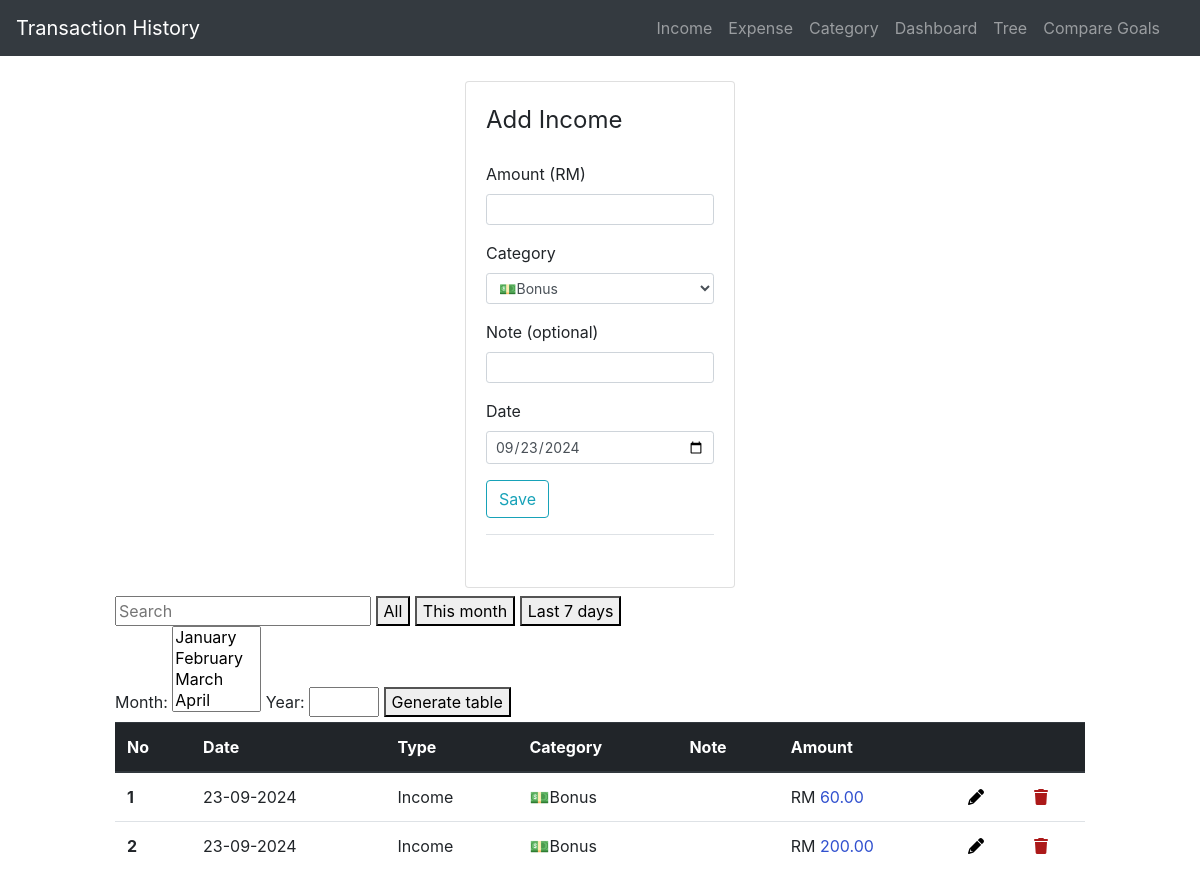
Before: /addincome with the older database file.
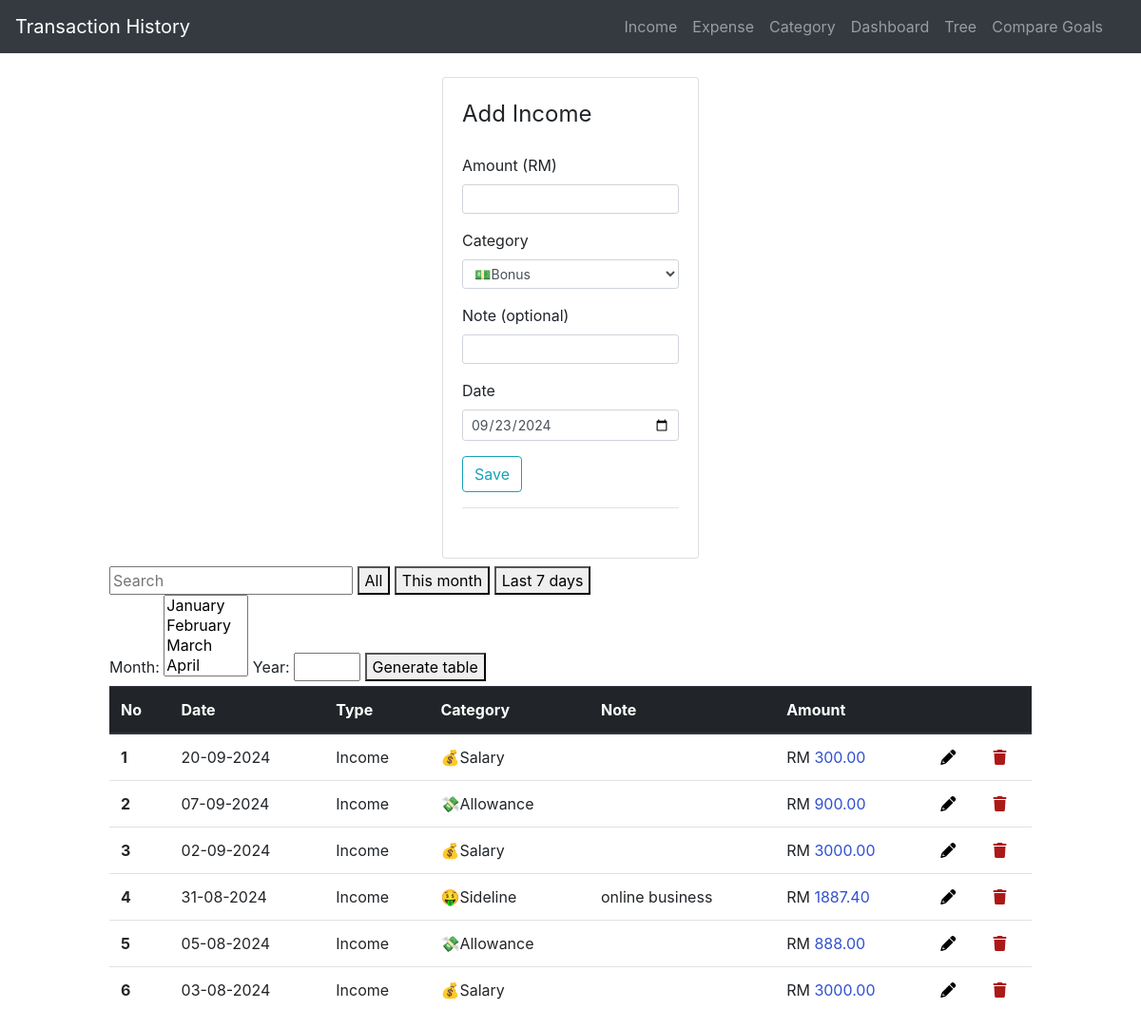
After: the same page with the newer database file.
### application/models.py (models this page shows, shortened)
class add_incomes(db.Model):
    id = db.Column(db.Integer, primary_key=True)
    amount = db.Column(db.Double, nullable=False)
    category = db.Column(db.String(30),nullable=False)
    date = db.Column(db.DateTime, nullable=False)
    type = db.Column(db.String(10), nullable=False, default= 'Income')
    nota = db.Column(db.String(15))

### application/routes.py (the view, shortened to what this page needs)
@app.route('/addincome', methods = ["POST", "GET"])
def add_income():
    form = IncomeForm()
    categories = db.session.query(category.category).filter(category.type == 'Income').all()
    form.category.choices = [(c.category, c.category) for c in categories]
    incomes = add_incomes.query.order_by(add_incomes.date.desc()).all()
    return render_template('add_income.html', title="Add income", form=form, incomes=incomes)

### application/form.py
class IncomeForm(FlaskForm):
    amount = DecimalField('Amount (RM)', validators = [DataRequired(), NumberRange(min=0.01)])
    category = SelectField ('Category', choices=[], validators=[DataRequired()])
    date = DateField('Date', format='%Y-%m-%d',default=date.today,  validators = [DataRequired()])
    nota = StringField('Note (optional)',validators = [Optional()])
    submit = SubmitField('Save')

### application/templates/add_income.html (shortened to what the changed rows need)
{% extends 'layout.html' %}
{% block content %}
<head>
    <link rel="stylesheet" href="https://cdnjs.cloudflare.com/ajax/libs/font-awesome/6.0.0-beta3/css/all.min.css">
</head>
</head>
    <div class="col-sm-10 ml-auto mr-auto ">
        <section class="section">
            <table class="table">
                <thead class="thead-dark">
                    <tr>
                        <th scope="col">No</th>
                        <th scope="col">Date</th>
                        <th scope="col">Type</th>
                        <th scope="col">Category</th>
                        <th scope="col">Note</th>
                        <th scope="col">Amount</th>
                        <th scope="col"></th>
                        <th scope="col"></th>
                    </tr>
                </thead>
                <tbody id="results">
                    {% for entry in incomes %}
                            <tr>
                                <th scope="row">{{loop.index}}</th>
                                <td>{{entry.date.strftime("%d-%m-%Y")}}</td>
                                <td>{{entry.type}}</td>
                                <td>{{entry.category }}</td>
                                <td>{{entry.nota }}</td>
                                <td class="amount-field">RM <span style="color: rgb(49, 81, 207);">{{ "{:.2f}".format(entry.amount) }}</span></td>
                                <td><a href="{{ url_for('get_record', entry_id=entry.id, entry_type = entry.type, entry_amount = entry.amount, entry_date = entry.date.strftime('%Y-%m-%d %H:%M:%S'), next=url_for('add_income')) }}"   class="edit" title="Edit" data-toggle="tooltip" id="1"><i class="fa fa-pencil" style="color: rgb(0, 0, 0);"></i></a></td>
                                <td><a href="{{ url_for('delete', entry_id = entry.id, entry_type = entry.type, entry_amount = entry.amount, entry_date = entry.date.strftime('%Y-%m-%d %H:%M:%S'), next=url_for('add_income')) }}" class="delete" title="Delete" data-toggle="tooltip" id="1"><i class="fa-solid fa-trash" style="color: rgb(172, 25, 25);"></i></a></td>
                            </tr>
                    {% endfor %}
                </tbody>
            </table>
        </section>
    </div>
    {% endblock %}

Changed rows visible on the page:
removed add_incomes: date "23-09-2024", type "Income", category "💵Bonus", amount "60.00"
removed add_incomes: date "23-09-2024", type "Income", category "💵Bonus", amount "200.00"
added add_incomes: date "20-09-2024", type "Income", category "💰Salary", amount "300.00"
added add_incomes: date "07-09-2024", type "Income", category "💸Allowance", amount "900.00"
added add_incomes: date "02-09-2024", type "Income", category "💰Salary", amount "3000.00"
added add_incomes: date "31-08-2024", type "Income", category "🤑Sideline", nota "online business", amount "1887.40"
added add_incomes: date "05-08-2024", type "Income", category "💸Allowance", amount "888.00"
added add_incomes: date "03-08-2024", type "Income", category "💰Salary", amount "3000.00"
